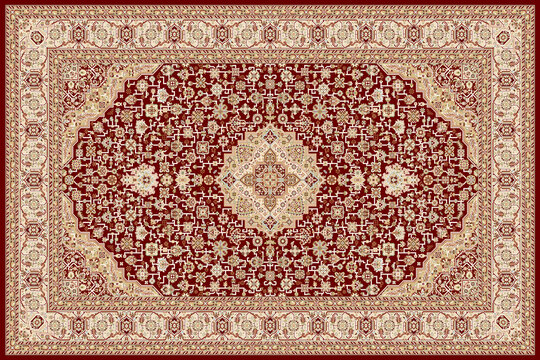
#> input picture BMP Images/Original.jpg, 540 x 360 px
$ python -i calculatePointBottomRight.py   (imports and definitions only)
#> lines starting #> are read from the running program, lines starting #| are printed output that depends on the picture
import cv2

def find_bottom_right_white_coordinate(image_path):
    # قراءة الصورة وتحويلها إلى تدرجات الرمادي
#> called with image_path = '../../../BMP Images/Original.jpg'
    image = cv2.imread(image_path)
#> image is the input picture: shape (360, 540, 3); mean B, G, R 106.8, 126.9, 174.4
    gray_image = cv2.cvtColor(image, cv2.COLOR_BGR2GRAY)
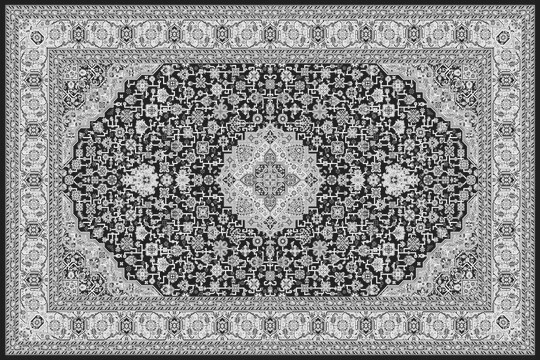
#> gray_image: shape (360, 540); min 10, max 254, mean 138.8

    # تحويل الصورة إلى ثنائية (أبيض وأسود) بناءً على عتبة سطوع معينة
    _, binary_image = cv2.threshold(gray_image, 240, 255, cv2.THRESH_BINARY)
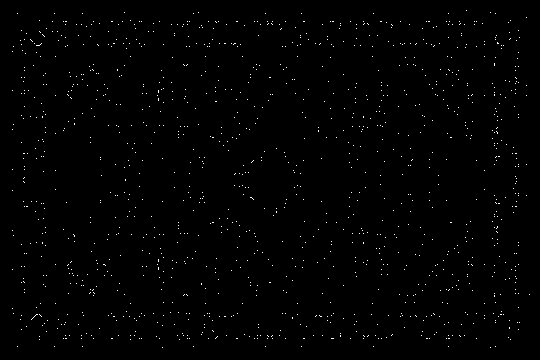
#> binary_image: shape (360, 540); 0.74% white in thin lines or dots

    # العثور على الحدود الخارجية للمساحات البيضاء
    contours, _ = cv2.findContours(binary_image, cv2.RETR_EXTERNAL, cv2.CHAIN_APPROX_SIMPLE)
#> contours = 1283 contours, all with area under 20

    # البحث عن النقطة السفلية اليمنى
    bottom_right_point = None
    for contour in contours:
        for point in contour:
            x, y = point[0]
            if bottom_right_point is None or (x > bottom_right_point[0] or (x == bottom_right_point[0] and y > bottom_right_point[1])):
                bottom_right_point = (x, y)
#> this loop made 1283 passes
#> contour on passes 1 to 3: [[490, 347]], [[162, 347]], [[495, 346]]
#> after the loop, bottom_right_point = (529, 294)

    return bottom_right_point

>>> result = find_bottom_right_white_coordinate('../../../BMP Images/Original.jpg')
#> result = (529, 294)
